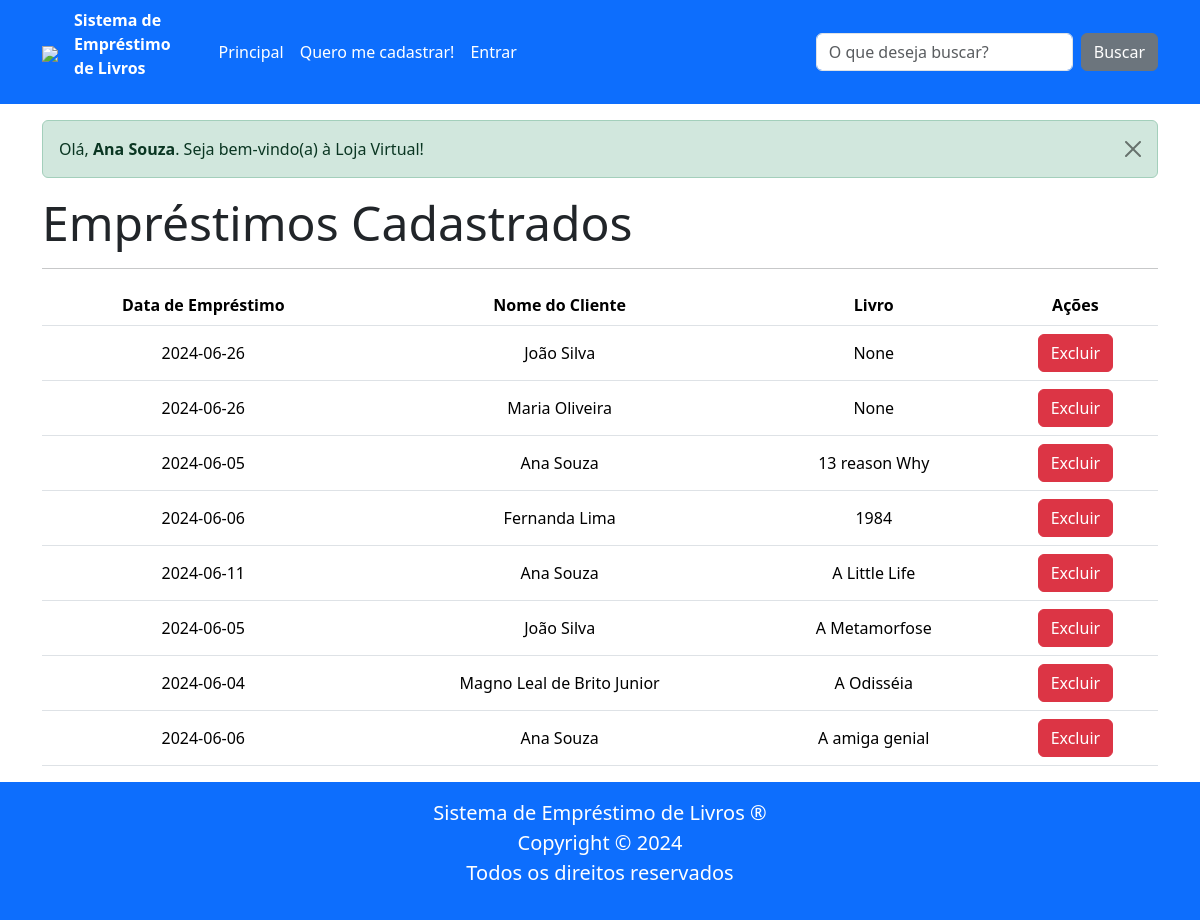
The app's page /emprestimos (signed in) with its own data.
### tables this page shows
CREATE TABLE cliente (
        id INTEGER PRIMARY KEY AUTOINCREMENT,
        nome TEXT NOT NULL,
        cpf TEXT NOT NULL UNIQUE,
        data_nascimento DATE NOT NULL,
        endereco TEXT NOT NULL,
        telefone TEXT NOT NULL UNIQUE,
        email TEXT NOT NULL UNIQUE,
        senha TEXT NOT NULL,
        admin INTEGER NOT NULL DEFAULT 0,
        token TEXT);

CREATE TABLE emprestimo (
    id INTEGER PRIMARY KEY AUTOINCREMENT,
    cliente_id INTEGER NOT NULL,
    data_emprestimo DATE NOT NULL,
    FOREIGN KEY (cliente_id) REFERENCES cliente (id)
);

CREATE TABLE livro (
        id INTEGER PRIMARY KEY AUTOINCREMENT,
        nome TEXT NOT NULL,
        autor TEXT NOT NULL,
        descricao TEXT NOT NULL,
        isbn TEXT NOT NULL,
        emprestado BOOLEAN NOT NULL

        );

### routes/main_routes.py (the view)
@router.get("/emprestimos")
async def get_emprestimos(request: Request):
    lista_emprestimos = EmprestimoRepo.obter_todos()
    lista_livros = LivroRepo.obter_todos()
    lista_clientes = ClienteRepo.obter_todos()
    lista_emprestimos_livro = EmprestimoLivroRepo.obter_todos()
    lista_final = []
    for emprestimo in lista_emprestimos:
        cliente = ClienteRepo.obter_um(emprestimo.cliente_id)
        nome = cliente.nome
        print("----------> CLIENTE NOME", nome)
        livro_selecionado = None
        for elivro in lista_emprestimos_livro:
            if emprestimo.id == elivro.id:
                for livro in lista_livros:
                    if livro.id == elivro.emprestimo_id:
                        livro_selecionado = livro.nome
        lista_final.append([emprestimo.data_emprestimo,nome,livro_selecionado, emprestimo.id])
    print(lista_final)
    return templates.TemplateResponse(
        "emprestimos.html",
        {"request": request,
        "lista_final":lista_final
        },
    )

### templates/emprestimos.html (shortened to what this page needs)
{% extends "base.html" %}
{% block conteudo %}
<h1 class="display-5"><b>Empréstimos Cadastrados</b></h1>
<hr>
<table class="table">
    <thead>
        <tr>
            <th>Data de Empréstimo</th>
            <th>Nome do Cliente</th>
            <th>Livro</th>
            <th>Ações</th>
        </tr>
    </thead>
    <tbody>
        {% for emprestimo in lista_final %}
        <tr>
            <td>{{ emprestimo[0] }}</td>
            <td>{{ emprestimo[1] }}</td>
            <td>{{ emprestimo[2] }}</td>
            <td>
                <form action="/excluir_emprestimo/{{emprestimo[3]}}" method="get">
                    <button type="submit" class="btn btn-danger">Excluir</button>
                </form>
            </td>
        </tr>
        {% endfor %}
    </tbody>
</table>
{% endblock %}

### templates/message_success.html
<div class="alert alert-success alert-dismissible fade show" role="alert">
    {{ message_success|safe }}
    <button type="button" class="btn-close" data-bs-dismiss="alert" aria-label="Fechar"></button>
</div>

### static/css/estilos.css (style rules this page uses)
.table td, .table th { vertical-align: middle; text-align: center; white-space: nowrap; }

### records on screen
cliente: nome "Olá, Ana Souza . Seja bem-vindo(a) à Loja Virtual!", nome "Ana Souza" "Ana Souza" "Ana Souza"
emprestimo: data_emprestimo "2024-06-26"
cliente: nome "João Silva" "João Silva"
emprestimo: data_emprestimo "2024-06-26"
cliente: nome "Maria Oliveira"
emprestimo: data_emprestimo "2024-06-05"
livro: nome "13 reason Why"
emprestimo: data_emprestimo "2024-06-06"
cliente: nome "Fernanda Lima"
livro: nome "1984"
emprestimo: data_emprestimo "2024-06-11"
livro: nome "A Little Life"
emprestimo: data_emprestimo "2024-06-05"
livro: nome "A Metamorfose"
emprestimo: data_emprestimo "2024-06-04"
cliente: nome "Magno Leal de Brito Junior"
livro: nome "A Odisséia"
emprestimo: data_emprestimo "2024-06-06"
livro: nome "A amiga genial"

### other values on screen
{{ emprestimo[2] }} "None" "None"
